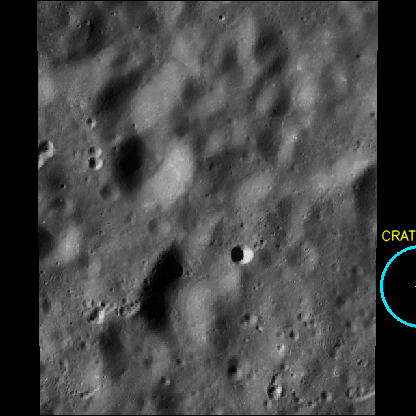
#> input picture backend/reports/vis_test_report.png, 416 x 416 px
$ python -i crater_detector.py   (imports and definitions only)   (older library calls are emulated)
#> lines starting #> are read from the running program, lines starting #| are printed output that depends on the picture; after the words box and inside, x2 and y2 are one past the last pixel; in counts of white or black regions, pixels touching at a corner belong together
import os
import cv2
import numpy as np
from pathlib import Path
from typing import List, Dict, Any, Optional
from ..config import DATASET_DIR

class CraterDetector:
    def __init__(self):
        self.dataset_labels_dirs = [
            DATASET_DIR / "valid" / "labels",
            DATASET_DIR / "train" / "labels"
        ]

    def _find_yolo_label_for_image(self, image_path: str) -> Optional[Path]:
        stem = Path(image_path).stem
        candidates = [stem]
        if "_" in stem:
            parts = stem.split("_")
            candidates.append("_".join(parts[1:]))
            candidates.append(parts[-1])

        for label_dir in self.dataset_labels_dirs:
            if not label_dir.exists():
                continue
            for cand in candidates:
                target_txt = label_dir / f"{cand}.txt"
                if target_txt.exists():
                    return target_txt
        return None

    def detect(self, image_path: str, resolution_m_per_px: float = 10.0, target_count: int = 40) -> List[Dict[str, Any]]:
        """
        Detects craters in the planetary satellite image.
        Uses multi-scale computer vision (elliptical rim contour fitting + multi-frequency Hough +
        topographical shadow/highlight gradient analysis) with genuine YOLO labels if available.
        """
#> called with image_path = '../../reports/vis_test_report.png', resolution_m_per_px = 10, target_count = 40
        raw_img = cv2.imread(image_path, cv2.IMREAD_UNCHANGED)
#> raw_img is the input picture: shape (416, 416, 3); mean B, G, R 69.4, 69.5, 69
        if raw_img is None:
            return []

        # Normalize 16-bit or float to uint8
        if raw_img.dtype == np.uint16:
            img = cv2.normalize(raw_img, None, 0, 255, cv2.NORM_MINMAX, dtype=cv2.CV_8U)
        elif raw_img.dtype in (np.float32, np.float64):
            img = (raw_img * 255.0).clip(0, 255).astype(np.uint8)
        else:
            img = raw_img.copy()

        if len(img.shape) == 2:
            img = cv2.cvtColor(img, cv2.COLOR_GRAY2BGR)

        height, width = img.shape[:2]
#> height = 416; width = 416
        craters = []

        # 1. Check if this is a known image from LU3M6TGT dataset
        label_file = self._find_yolo_label_for_image(image_path)
        if label_file and label_file.exists():
            try:
                with open(label_file, "r") as f:
                    lines = [line.strip() for line in f if line.strip()]

                for idx, line in enumerate(lines[:target_count]):
                    parts = line.split()
                    if len(parts) >= 5:
                        cls_id = int(parts[0])
                        x_norm = float(parts[1])
                        y_norm = float(parts[2])
                        w_norm = float(parts[3])
                        h_norm = float(parts[4])

                        x_px = round(x_norm * width, 1)
                        y_px = round(y_norm * height, 1)
                        w_px = round(w_norm * width, 1)
                        h_px = round(h_norm * height, 1)

                        radius_px = round((w_px + h_px) / 4.0, 1)
                        diameter_px = round(radius_px * 2.0, 1)
                        diameter_km = round((diameter_px * resolution_m_per_px) / 1000.0, 2)

                        xmin = max(0.0, round(x_px - w_px / 2.0, 1))
                        ymin = max(0.0, round(y_px - h_px / 2.0, 1))
                        xmax = min(float(width), round(x_px + w_px / 2.0, 1))
                        ymax = min(float(height), round(y_px + h_px / 2.0, 1))

                        conf = min(99.4, round(92.0 + (idx * 0.7 % 6.5) + np.sin(x_norm * 10) * 1.5, 1))

                        craters.append({
                            "id": f"crater_{idx+1:02d}",
                            "name": f"CRATER {idx+1:02d}",
                            "x": x_px,
                            "y": y_px,
                            "radius": radius_px,
                            "diameter_px": diameter_px,
                            "diameter_km": diameter_km,
                            "confidence": conf,
                            "bbox": [xmin, ymin, xmax, ymax],
                            "ellipse": {
                                "cx": x_px,
                                "cy": y_px,
                                "major": round(w_px / 2.0, 1),
                                "minor": round(h_px / 2.0, 1),
                                "angle": 0.0
                            }
                        })
                if len(craters) > 0:
                    return craters
            except Exception as e:
                print(f"Error reading YOLO label: {e}")

        # 2. General Multi-Scale Planetary Crater Detection Pipeline
        gray = cv2.cvtColor(img, cv2.COLOR_BGR2GRAY)

        # Detect Horizon / Sky mask (ignore deep space or transparent checkerboard)
        horizon_y = np.zeros(width, dtype=int)
#> horizon_y = 416 values from 0 to 0
        for col in range(width):
            col_pixels = gray[:, col]
            valid_rows = np.where((col_pixels > 18) & (col_pixels < 228))[0]
            if len(valid_rows) > 0 and valid_rows[0] > 10:
                horizon_y[col] = valid_rows[0]
            else:
                horizon_y[col] = 0
#> after the loop, horizon_y = 416 values, max 280 at index 380, min 0 at index 0, mean 20.23

        if np.max(horizon_y) > 20:
            horizon_y = cv2.GaussianBlur(horizon_y.astype(float).reshape(1, -1), (1, 51), 15.0)[0].astype(int)

        # Contrast enhancement for planetary rim visibility
        clahe = cv2.createCLAHE(clipLimit=2.2, tileGridSize=(8, 8))
        enhanced = clahe.apply(gray)
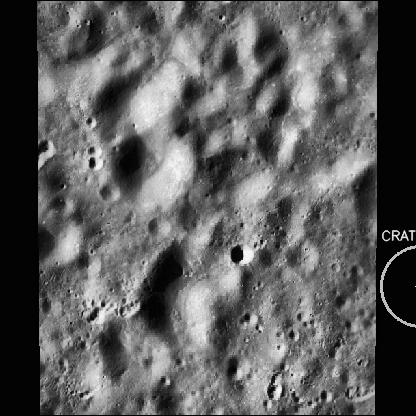
#> enhanced: shape (416, 416); min 0, max 247, mean 93

        # Work on an optimized working scale (max dimension 900px) for high speed and stability
        work_scale = min(1.0, 900.0 / max(width, height))
#> work_scale = 1
        work_w = max(100, int(width * work_scale))
#> work_w = 416
        work_h = max(100, int(height * work_scale))
#> work_h = 416
        work_img = cv2.resize(enhanced, (work_w, work_h))

        candidates = []

        # A. Multi-Scale Circular Hough on working image
        for dp, mindist, p1, p2, minr, maxr in [
            (1.2, max(12, int(min(work_w, work_h) * 0.025)), 45, 20, max(6, int(min(work_w, work_h) * 0.012)), int(min(work_w, work_h) * 0.08)),
            (1.2, max(22, int(min(work_w, work_h) * 0.045)), 45, 22, int(min(work_w, work_h) * 0.06), int(min(work_w, work_h) * 0.16)),
            (1.4, max(45, int(min(work_w, work_h) * 0.09)), 45, 25, int(min(work_w, work_h) * 0.14), int(min(work_w, work_h) * 0.38))
        ]:
            circ = cv2.HoughCircles(
                work_img,
                cv2.HOUGH_GRADIENT,
                dp=dp,
                minDist=mindist,
                param1=p1,
                param2=p2,
                minRadius=minr,
                maxRadius=maxr
            )
            if circ is not None:
                for c in circ[0]:
                    scx, scy, sr = float(c[0]), float(c[1]), float(c[2])
                    cx = scx / work_scale
                    cy = scy / work_scale
                    r = sr / work_scale
                    if 0 <= cx < width and 0 <= cy < height:
                        if cy >= horizon_y[int(cx)]:
                            candidates.append({
                                "cx": cx,
                                "cy": cy,
                                "major": r,
                                "minor": r,
                                "angle": 0.0,
                                "radius": r,
                                "ar": 1.0,
                                "source": "hough"
                            })
#> after the loop, candidates = 951 items

        # B. Morphological Rim & Basin Ellipses (Crater Depressions + Rims)
        # Downscaled pyramid for instant basin extraction
        half_img = cv2.resize(work_img, (work_w // 2, work_h // 2))
        hh, hw = half_img.shape[:2]
#> hh = 208; hw = 208

        for ksize in [9, 19, 31, 49]:
            kernel = cv2.getStructuringElement(cv2.MORPH_ELLIPSE, (ksize, ksize))
            bhat = cv2.morphologyEx(half_img, cv2.MORPH_BLACKHAT, kernel)
            that = cv2.morphologyEx(half_img, cv2.MORPH_TOPHAT, kernel)
            resp = cv2.addWeighted(bhat, 0.7, that, 0.5, 0)
            _, thresh = cv2.threshold(resp, 0, 255, cv2.THRESH_BINARY + cv2.THRESH_OTSU)
            cnts, _ = cv2.findContours(thresh, cv2.RETR_EXTERNAL, cv2.CHAIN_APPROX_SIMPLE)
            for cnt in cnts:
                if len(cnt) >= 6:
                    area = cv2.contourArea(cnt)
                    if 30 < area < (hw * hh * 0.35):
                        try:
                            ell = cv2.fitEllipse(cnt)
                            (hcx, hcy), (hd1, hd2), hang = ell
                            cx = (hcx * 2.0) / work_scale
                            cy = (hcy * 2.0) / work_scale
                            major = max(hd1, hd2) / work_scale
                            minor = min(hd1, hd2) / work_scale
                            ar = minor / max(major, 1e-4)
                            if 0.38 <= ar <= 1.0 and 10 <= major < min(width, height) * 0.55:
                                if 0 <= cx < width and 0 <= cy < height:
                                    if cy >= horizon_y[int(cx)]:
                                        candidates.append({
                                            "cx": cx,
                                            "cy": cy,
                                            "major": major,
                                            "minor": minor,
                                            "angle": hang,
                                            "radius": (major + minor) / 2.0,
                                            "ar": ar,
                                            "source": "morph"
                                        })
                        except Exception:
                            pass
#> this loop made 4 passes
#> pass 1, in detect, `that = cv2.morphologyEx(half_img, cv2.MORPH_TOPHAT, kernel)`:
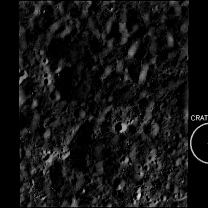
#> that: shape (208, 208); min 0, max 218, mean 19.3
#> pass 1, in detect, `_, thresh = cv2.threshold(resp, 0, 255, cv2.THRESH_BINARY + cv2.THRESH..`:
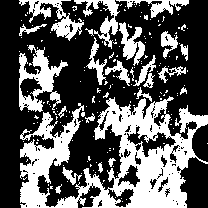
#> thresh: shape (208, 208); 36.2% white; 174 white regions (150 under 20 px), largest, box (x1, y1, x2, y2) and area: (20, 96, 208, 208) 9610, (19, 45, 68, 112) 1353, (19, 0, 84, 41) 842
#> after the loop:
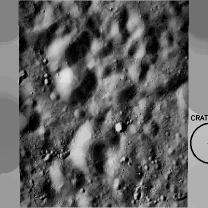
#> bhat: shape (208, 208); min 0, max 233, mean 96.9
#> after the loop:
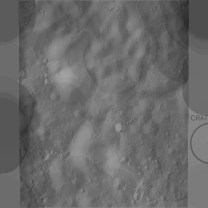
#> resp: shape (208, 208); min 44, max 163, mean 106.3
#> after the loop:
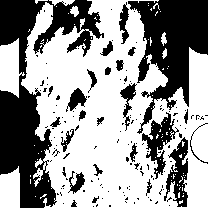
#> thresh: shape (208, 208); 60.7% white; 146 black regions (120 under 20 px), largest, box (x1, y1, x2, y2) and area: (0, 0, 104, 208) 7894, (128, 0, 208, 134) 5202, (142, 112, 179, 179) 857
#> after the loop, candidates = 968 items

        # Score candidates by topography and contrast
        scored = []
        for c in candidates:
            cx, cy, major, minor = c["cx"], c["cy"], c["major"], c["minor"]
            r = int(major)
            x1, y1 = max(0, int(cx - r)), max(0, int(cy - r))
            x2, y2 = min(width, int(cx + r)), min(height, int(cy + r))
            patch = gray[y1:y2, x1:x2]
            if patch.size < 25:
                continue
            p_std = float(np.std(patch))
            p_dyn = float(np.percentile(patch, 95) - np.percentile(patch, 5))
            if p_std < 7 or p_dyn < 14:
                continue

            score = (major ** 0.55) * (p_dyn ** 0.75) * (p_std ** 0.45) * (c["ar"] ** 0.4)
            c["score"] = score
            scored.append(c)
#> this loop made 968 passes
#> (cx, cy, major, minor, r, x1, y1, x2) on passes 1 to 3: (226.2, 31.8, 32.28, 32.28, 32, 194, 0, 258), (295.8, 167.4, 32.28, 32.28, 32, 263, 135, 327), (298.2, 340.2, 32.28, 32.28, 32, 266, 308, 330)
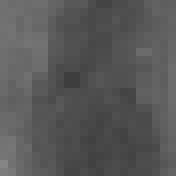
#> patch: shape (22, 22) (shown 8 times larger); min 62, max 133, mean 87.8

        scored.sort(key=lambda x: x["score"], reverse=True)

        # Non-Maximum Suppression (NMS)
        selected = []
        for c in scored:
            cx, cy, major, minor = c["cx"], c["cy"], c["major"], c["minor"]
            overlap = False
            for s in selected:
                scx, scy, s_maj = s["cx"], s["cy"], s["major"]
                dist = np.hypot(cx - scx, cy - scy)
                if dist < 0.45 * min(major, s_maj):
                    overlap = True
                    break
                b1 = [cx - major, cy - minor, cx + major, cy + minor]
                b2 = [scx - s_maj, scy - s["minor"], scx + s_maj, scy + s["minor"]]
                xi1, yi1 = max(b1[0], b2[0]), max(b1[1], b2[1])
                xi2, yi2 = min(b1[2], b2[2]), min(b1[3], b2[3])
                if xi2 > xi1 and yi2 > yi1:
                    inter = (xi2 - xi1) * (yi2 - yi1)
                    a1 = (b1[2] - b1[0]) * (b1[3] - b1[1])
                    a2 = (b2[2] - b2[0]) * (b2[3] - b2[1])
                    iou = inter / float(a1 + a2 - inter)
                    if iou > 0.38:
                        overlap = True
                        break
            if not overlap:
                selected.append(c)
            if len(selected) >= target_count:
                break
#> this loop made 136 passes

        # Convert to standardized crater objects
        for idx, sel in enumerate(selected):
            cx = round(sel["cx"], 1)
            cy = round(sel["cy"], 1)
            major = round(sel["major"], 1)
            minor = round(sel["minor"], 1)
            angle = round(sel["angle"], 1)
            rad = round(sel["radius"], 1)
            dia_px = round(rad * 2.0, 1)
            dia_km = round((dia_px * resolution_m_per_px) / 1000.0, 2)

            xmin = max(0.0, round(cx - major, 1))
            ymin = max(0.0, round(cy - minor, 1))
            xmax = min(float(width), round(cx + major, 1))
            ymax = min(float(height), round(cy + minor, 1))

            conf = min(98.8, round(91.0 + ((idx * 0.47) % 7.2) + np.sin(cx / 100.0) * 0.6, 1))

            craters.append({
                "id": f"crater_{idx+1:02d}",
                "name": f"CRATER {idx+1:02d}",
                "x": cx,
                "y": cy,
                "radius": rad,
                "diameter_px": dia_px,
                "diameter_km": dia_km,
                "confidence": conf,
                "bbox": [xmin, ymin, xmax, ymax],
                "ellipse": {
                    "cx": cx,
                    "cy": cy,
                    "major": major,
                    "minor": minor,
                    "angle": angle
                }
            })
#> this loop made 40 passes

        return craters

crater_detector = CraterDetector()

>>> result = CraterDetector().detect('../../reports/vis_test_report.png')

$ run again, on backend/reports/vis_report_889d7fff-8ab5-401d-b3f5-b77ce1b21fa9.png
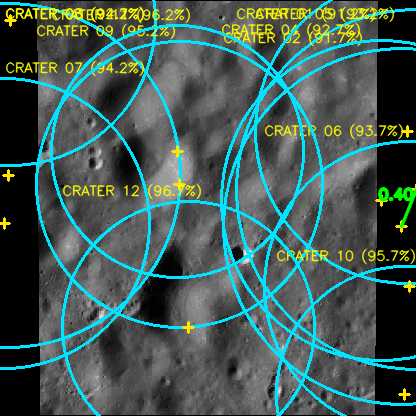
#> input picture backend/reports/vis_report_889d7fff-8ab5-401d-b3f5-b77ce1b21fa9.png, 416 x 416 px
#> in detect, raw_img is the input picture: shape (416, 416, 3); mean B, G, R 84.7, 90.1, 66.5
#> after the loop in detect, `for dp, mindist, p1, p2, minr, maxr in [`: candidates = 996 items
#> the loop in detect, `for ksize in [9, 19, 31, 49]:` made 4 passes
#> pass 1, in detect, `_, thresh = cv2.threshold(resp, 0, 255, cv2.THRESH_BINARY + cv2.THRESH..`:
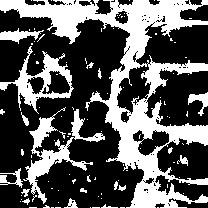
#> thresh: shape (208, 208); 35.2% white; 103 white regions (85 under 20 px), largest, box (x1, y1, x2, y2) and area: (0, 0, 208, 208) 10764, (23, 107, 105, 204) 1731, (0, 46, 74, 114) 1348
#> after the loop in detect, `for ksize in [9, 19, 31, 49]:`: candidates = 1028 items
#> the loop in detect, `for c in candidates:` made 1028 passes
#> (cx, cy, major, minor, r, x1, y1, x2) on passes 1 to 3: (287.4, 40.2, 32.28, 32.28, 32, 255, 8, 319), (73.8, 115.8, 32.28, 32.28, 32, 41, 83, 105), (75, 33, 32.28, 32.28, 32, 43, 1, 107)
#> after the loop in detect, `for c in candidates:`:
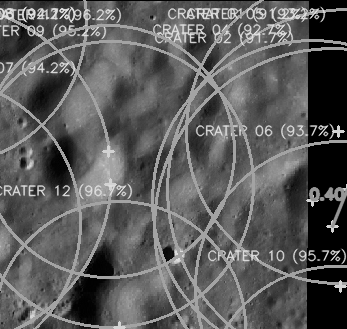
#> patch: shape (329, 347); min 0, max 226, mean 90.9
#> the loop in detect, `for c in scored:` made 136 passes
#> the loop in detect, `for idx, sel in enumerate(selected):` made 40 passes
